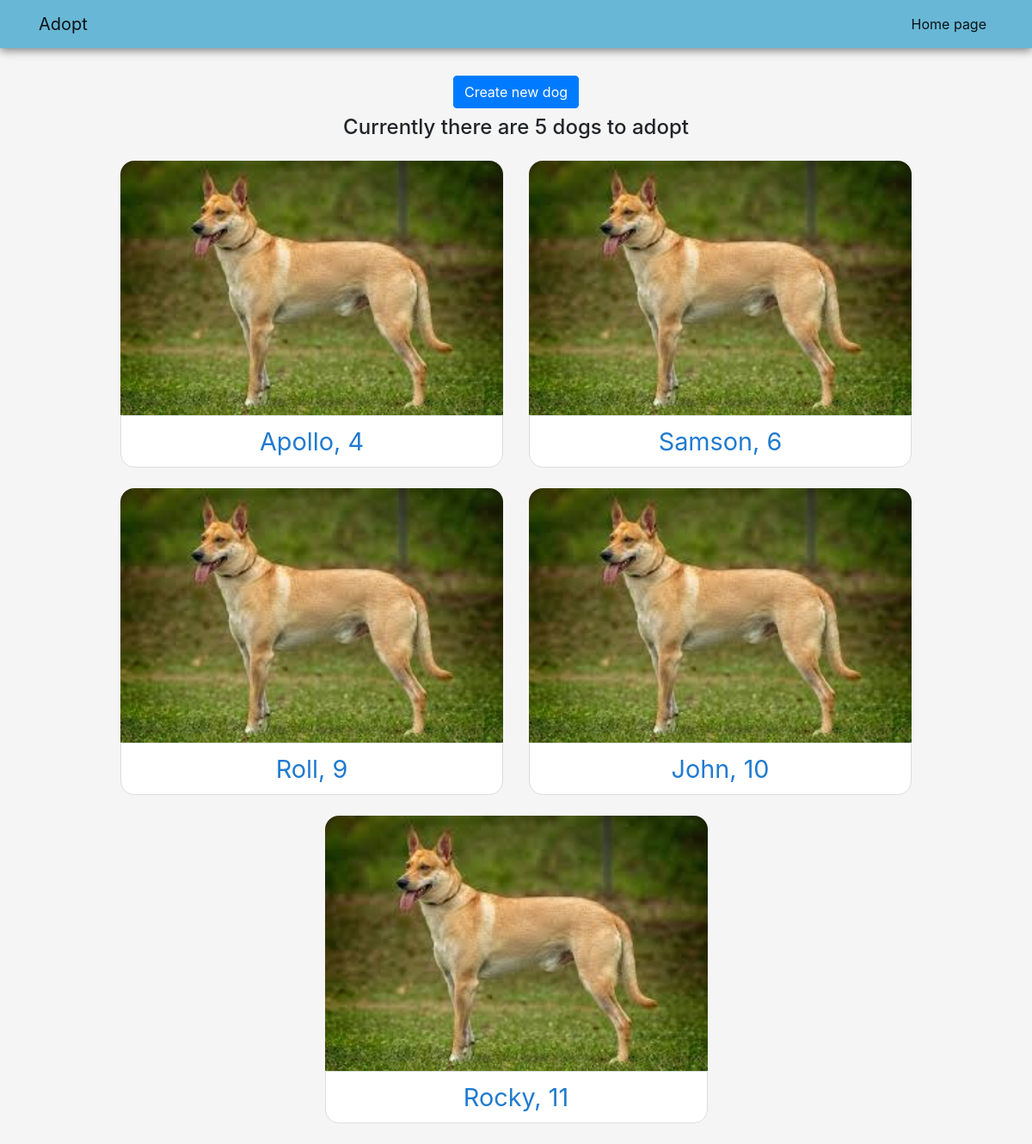
Before: / with the older database file.
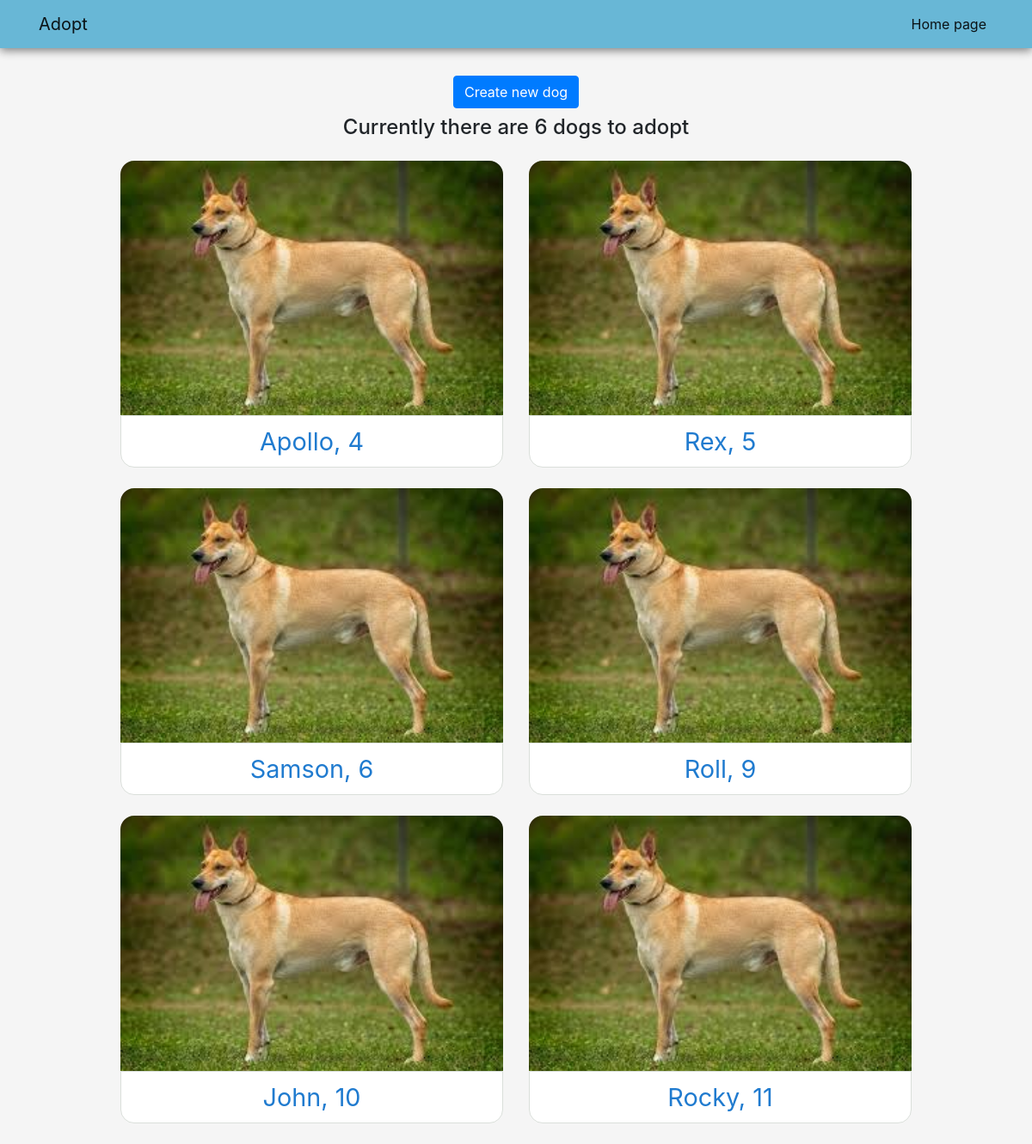
After: the same page with the newer database file.
### adoption/models.py (models this page shows, shortened)
class Dog(models.Model):
    gender_choices = [
        ('male', 'Male'),
        ('female', 'Female'),
    ]
    breed = models.ForeignKey(Breed, on_delete=models.PROTECT)
    name = models.CharField(max_length=100)
    description = models.TextField()
    age = models.IntegerField()
    weight = models.IntegerField()
    gender = models.CharField(max_length=8, choices=gender_choices, default='male')
    image = models.ImageField(default='default.jpg', upload_to='dog_pictures')
    time_posted = models.DateTimeField(default=timezone.now)
    class Meta:
        ordering = ['age']

### adoption/views.py (the view)
# urls.py: path('', home, name='home'),
def home(request):
    dogs = Dog.objects.all()
    context = {
        'dogs': dogs
    }
    return render(request, 'adoption/home.html', context)

### adoption/templates/adoption/home.html
{% extends 'adoption/base.html' %}
{% load static %}
{% block head %}
    <link rel="stylesheet" type="text/css" href="{% static 'adoption/home.css' %}">
{% endblock head %}
{% block content %}
    <div class="text-center">
        <a class="btn btn-primary mb-2" href="{% url 'adoption:create' %}">Create new dog</a>
        <h4>Currently there are {{ dogs|length }} dogs to adopt</h4>
    </div>
    <div class="row justify-content-center mt-4">
        {% for dog in dogs %}
            <div class="col-md-5 mb-4">
                <div class="dog-data">
                    <img src="{{ dog.image.url }}" class="dog-image"></img>
                    <div class="dog-card">
                        <a href="{% url 'adoption:detail' dog.id %}" class="stretched-link dog-link">{{ dog.name }}, {{ dog.age }}</a>
                    </div>
                </div>
            </div>
        {% endfor %}
    </div>
{% endblock content %}

### adoption/templates/adoption/base.html (shortened to what this page needs)
{% load static %}
<!DOCTYPE html>
<html lang="en">
<head>
    <link rel="stylesheet" href="https://cdn.jsdelivr.net/npm/bootstrap@4.5.3/dist/css/bootstrap.min.css">
    <link rel="stylesheet" type="text/css" href="{% static 'adoption/base.css' %}">
    {% block head %}
    {% endblock head %}
</head>
<body>
    <nav class="navbar navbar-expand-lg navbar-light navbar-bg-custom">
        <div class="container">
            <a class="navbar-brand" href="{% url 'adoption:home' %}">Adopt</a>
            <div class="collapse navbar-collapse" id="navbarSupportedContent">
                <ul class="navbar-nav ml-auto">
                    <li class="nav-item active">
                        <a class="nav-link" href="{% url 'adoption:home' %}">Home page</a>
                    </li>
                </ul>
            </div>
        </div>
    </nav>
    <main type="main" class="container">
        {% block content %}
        {% endblock content %}
    </main>
</body>
</html>

### adoption/static/adoption/base.css (style rules this page uses)
* { box-sizing: border-box; }
body { margin: 0; background-color: whitesmoke; }
.navbar-bg-custom { background-color: rgb(104, 183, 214); box-shadow: 0 3px 10px gray; margin-bottom: 2rem; }

### adoption/static/adoption/home.css (style rules this page uses)
.dog-image { margin: 0 auto; width: 100%; height: auto; border-radius: 1rem 1rem 0 0; }
.dog-card { border: 1px solid rgb(218, 223, 218); border-radius: 0 0 1rem 1rem; background-color: white; padding: .5rem 1rem; text-align: center; }
.dog-link { color: rgb(32, 123, 207); font-size: 1.8rem; }

Changed rows visible on the page:
added Dog: image (placeholder picture), name "Rex", age "5"
Other visible differences:
{{ dogs|length }}: "5" → "6"
